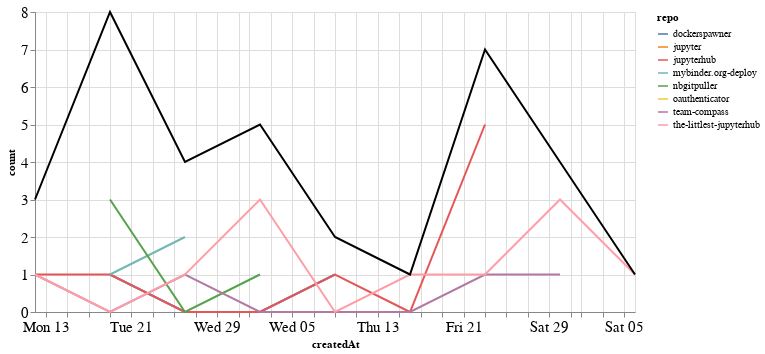

The notebook cell saved with this chart:
### Markdown cell above
## Comments

### Code cell
comments_time = comments.groupby('repo').resample('W', on='createdAt').count()['author'].reset_index()
comments_time = comments_time.rename(columns={'author': 'count'})
comments_time_total = comments_time.groupby('createdAt').agg({"count": "sum"}).reset_index()
ch1 = alt.Chart(comments_time, width=600).mark_line().encode(
    x='createdAt',
    y='count',
    color='repo',
    tooltip="repo"
)

ch2 = alt.Chart(comments_time_total, width=600).mark_line(color="black").encode(
    x='createdAt',
    y='count',
)

ch1 + ch2

### Figure 1 — Vega-Lite specification as saved in the notebook (floating-point values rounded to 4 significant figures)
{"config": {"axisLeft": {"labelFontSize": 15}, "axisBottom": {"labelFontSize": 15}}, "layer": [{"data": {"name": "data-d39a220660805babfa00f1d38f556ae3"}, "mark": "line", "encoding": {"color": {"type": "nominal", "field": "repo"}, "tooltip": {"type": "nominal", "field": "repo"}, "x": {"type": "temporal", "field": "createdAt"}, "y": {"type": "quantitative", "field": "count"}}, "width": 600}, {"data": {"name": "data-8fdd9bc966e7611af21f12192dc6ec7f"}, "mark": {"type": "line", "color": "black"}, "encoding": {"x": {"type": "temporal", "field": "createdAt"}, "y": {"type": "quantitative", "field": "count"}}, "width": 600}], "$schema": "https://vega.github.io/schema/vega-lite/v4.8.1.json", "datasets": {"data-d39a220660805babfa00f1d38f556ae3": [{"repo": "dockerspawner", "createdAt": "2020-07-19T00:00:00", "count": 1}, {"repo": "dockerspawner", "createdAt": "2020-07-26T00:00:00", "count": 0}, {"repo": "dockerspawner", "createdAt": "2020-08-02T00:00:00", "count": 0}, {"repo": "dockerspawner", "createdAt": "2020-08-09T00:00:00", "count": 1}, {"repo": "jupyter", "createdAt": "2020-07-19T00:00:00", "count": 2}, {"repo": "jupyterhub", "createdAt": "2020-07-12T00:00:00", "count": 1}, {"repo": "jupyterhub", "createdAt": "2020-07-19T00:00:00", "count": 1}, {"repo": "jupyterhub", "createdAt": "2020-07-26T00:00:00", "count": 0}, {"repo": "jupyterhub", "createdAt": "2020-08-02T00:00:00", "count": 0}, {"repo": "jupyterhub", "createdAt": "2020-08-09T00:00:00", "count": 1}, {"repo": "jupyterhub", "createdAt": "2020-08-16T00:00:00", "count": 0}, {"repo": "jupyterhub", "createdAt": "2020-08-23T00:00:00", "count": 5}, {"repo": "mybinder.org-deploy", "createdAt": "2020-07-19T00:00:00", "count": 1}, {"repo": "mybinder.org-deploy", "createdAt": "2020-07-26T00:00:00", "count": 2}, {"repo": "nbgitpuller", "createdAt": "2020-07-19T00:00:00", "count": 3}, {"repo": "nbgitpuller", "createdAt": "2020-07-26T00:00:00", "count": 0}, {"repo": "nbgitpuller", "createdAt": "2020-08-02T00:00:00", "count": 1}, {"repo": "oauthenticator", "createdAt": "2020-08-02T00:00:00", "count": 1}, {"repo": "team-compass", "createdAt": "2020-07-12T00:00:00", "count": 1}, {"repo": "team-compass", "createdAt": "2020-07-19T00:00:00", "count": 0}, {"repo": "team-compass", "createdAt": "2020-07-26T00:00:00", "count": 1}, {"repo": "team-compass", "createdAt": "2020-08-02T00:00:00", "count": 0}, {"repo": "team-compass", "createdAt": "2020-08-09T00:00:00", "count": 0}, {"repo": "team-compass", "createdAt": "2020-08-16T00:00:00", "count": 0}, {"repo": "team-compass", "createdAt": "2020-08-23T00:00:00", "count": 1}, {"repo": "team-compass", "createdAt": "2020-08-30T00:00:00", "count": 1}, {"repo": "the-littlest-jupyterhub", "createdAt": "2020-07-12T00:00:00", "count": 1}, {"repo": "the-littlest-jupyterhub", "createdAt": "2020-07-19T00:00:00", "count": 0}, {"repo": "the-littlest-jupyterhub", "createdAt": "2020-07-26T00:00:00", "count": 1}, {"repo": "the-littlest-jupyterhub", "createdAt": "2020-08-02T00:00:00", "count": 3}, {"repo": "the-littlest-jupyterhub", "createdAt": "2020-08-09T00:00:00", "count": 0}, {"repo": "the-littlest-jupyterhub", "createdAt": "2020-08-16T00:00:00", "count": 1}, {"repo": "the-littlest-jupyterhub", "createdAt": "2020-08-23T00:00:00", "count": 1}, {"repo": "the-littlest-jupyterhub", "createdAt": "2020-08-30T00:00:00", "count": 3}, {"repo": "the-littlest-jupyterhub", "createdAt": "2020-09-06T00:00:00", "count": 1}], "data-8fdd9bc966e7611af21f12192dc6ec7f": [{"createdAt": "2020-07-12T00:00:00", "count": 3}, {"createdAt": "2020-07-19T00:00:00", "count": 8}, {"createdAt": "2020-07-26T00:00:00", "count": 4}, {"createdAt": "2020-08-02T00:00:00", "count": 5}, {"createdAt": "2020-08-09T00:00:00", "count": 2}, {"createdAt": "2020-08-16T00:00:00", "count": 1}, {"createdAt": "2020-08-23T00:00:00", "count": 7}, {"createdAt": "2020-08-30T00:00:00", "count": 4}, {"createdAt": "2020-09-06T00:00:00", "count": 1}]}}
